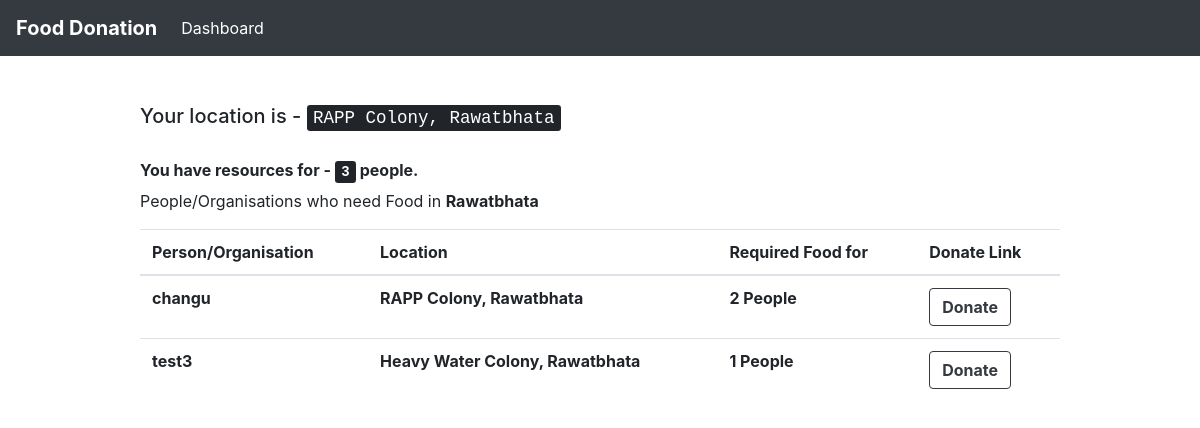
/users/showRecievers/ (signed in), run on an earlier commit of the app's database.
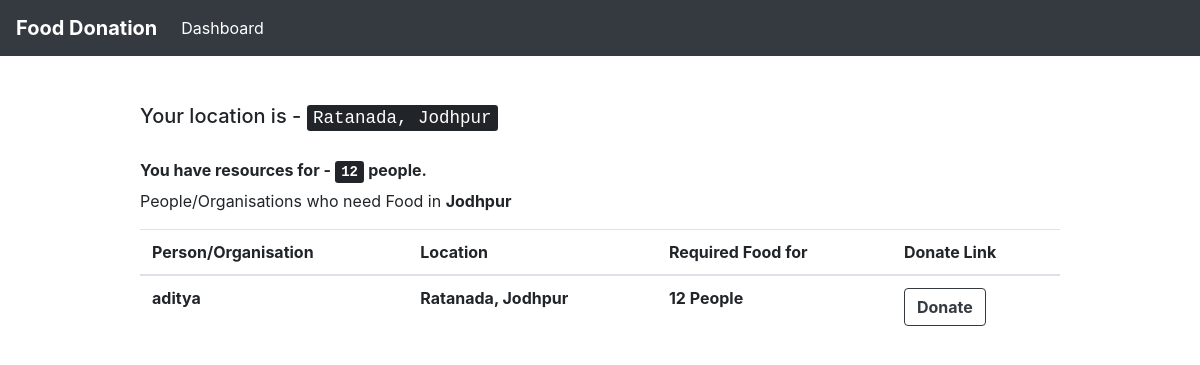
And on a later commit of the database.
### customUser/models.py (models this page shows, shortened)
class CustomUser(AbstractUser):
    pin_code = models.IntegerField(null = True)
    contact_no = models.IntegerField(null = True)
    resources = models.IntegerField(null = True) # no. of persons avability/requirement
    locality = models.CharField(max_length = 100)
    city = models.CharField(max_length = 50)
    """CHOICES=[('0','Donor'),
                   ('1','Reciever')]"""
    state = models.CharField(max_length = 50, default = " ")
    donor = models.BooleanField(default = 'False') # 0 - Donor 1 - Reciever
    email = models.EmailField(unique=True)
    organisation = models.BooleanField(default = 'False')

### customUser/views.py (the view)
# urls.py: path('showRecievers/', views.show_nearby_recievers, name = 'showNearbyRecievers'),
@login_required(login_url = "/users/login")
def show_nearby_recievers(request):
	you = request.user
	you_address = you.locality + ',' + you.city
	donors = CustomUser.objects.filter(city = you.city)
	return render(request, 'show_recievers.html', {'you' : you, 'donors' : donors})

### templates/show_recievers.html (shortened to what this page needs)
{% extends 'base.html' %}
{% block content %}
	<h5> Your location is - <kbd> {{ you.locality }}, {{ you.city }} </kbd> </h5> <br>
	<h6> <strong> You have resources for - <kbd> {{ you.resources }}</kbd> people.</strong></h6>
	<p> People/Organisations who need Food in <strong> {{ you.city }} </strong> </p>
	<table class = "table">
			<thead>
				<tr>
					<th scope="col"> Person/Organisation </th>
					<th scope="col"> Location </th>
					<th scope="col"> Required Food for </th>
					<th scope ="col"> Donate Link </th>
				</tr>
			</thead>
			<tbody>
	{% for i in donors %}
		{% if i.username != 'admin' and i.donor == False and i.resources > 0 %}
				<tr>
				<th scope="row"> {{ i.username }}  </th>
				<th scope="row"> {{ i.locality }}, {{ i.city }} </th>
				<th scope="row"> {{ i.resources }} People </th>
				<th scope="row">
					<a href="{% url 'donation_done' i.email %}" class="btn btn-outline-dark"  method = "post"><strong>Donate</strong></a>
				</th>
			</tr>
		{% endif %}
	{% endfor %}
	</tbody>
			</table>
	<br> <br>
{% endblock %}

What changed in the data, as far as the page shows it:
removed CustomUser: username "changu", locality "RAPP Colony", city "Rawatbhata", resources "2"
removed CustomUser: username "test3", locality "Heavy Water Colony", city "Rawatbhata", resources "1"
now on one of the page's lists (row edited): CustomUser: username "aditya", locality "Ratanada", city "Jodhpur", resources "12"
changed CustomUser: locality "RAPP Colony" → "Ratanada"; city "Rawatbhata" → "Jodhpur"; resources "3" → "12"
